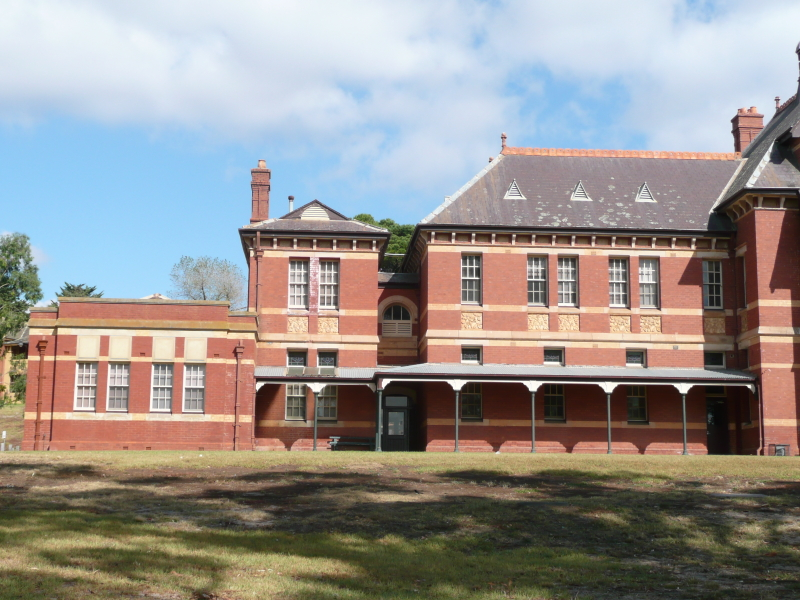
//> input picture images/left.jpg, 800 x 600 px
$ ./main   (built with g++ and OpenCV 4, older OpenCV classes emulated)
//> lines starting //> are read from the running program, lines starting //| are printed output that depends on the picture; after the words box and inside, x2 and y2 are one past the last pixel; in counts of white or black regions, pixels touching at a corner belong together
// g++ $(pkg-config --cflags --libs opencv) main.cpp -o Test

#include "opencv2/core/core.hpp"
#include "opencv2/features2d/features2d.hpp"
#include "opencv2/highgui/highgui.hpp"
#include "opencv2/nonfree/nonfree.hpp"
#include "opencv2/calib3d/calib3d.hpp"
#include "opencv2/imgproc/imgproc.hpp"

#include <iostream>
#include <stdio.h>
#include <vector>

using namespace std;
using namespace cv;

/* ----- DEFINES ----- BEGIN */
#define MIN_HESSIAN 800
/* ----- DEFINES ----- END */

void drawEpilines(Mat & img, vector< Vec3f> lines, vector< Point2f > points)
{
    for (std::vector<Vec3f>::const_iterator it = lines.begin(); it!=lines.end(); ++it)
    {
        cv::line(
            img,
            Point(0,-(*it)[2]/(*it)[1]),
            Point(img.cols,-((*it)[2]+(*it)[0]*img.cols)/(*it)[1]),
            Scalar(255,255,255)
        );
    }

    for (std::vector<Point2f>::const_iterator pt = points.begin(); pt!=points.end(); ++pt)
    {
        circle(img, *pt, 5, Scalar(255,0,0));
    }
}

int main( int argc, const char** argv )
{
    /* ----- AUTO CALIBRATION ----- BEGIN */
    Mat leftImage = imread("images/left.jpg"); // query
//> leftImage is the input picture: 600 rows x 800 cols, CV_8UC3; mean B, G, R 142.7, 146.1, 151
    Mat rightImage = imread("images/right.jpg"); // train
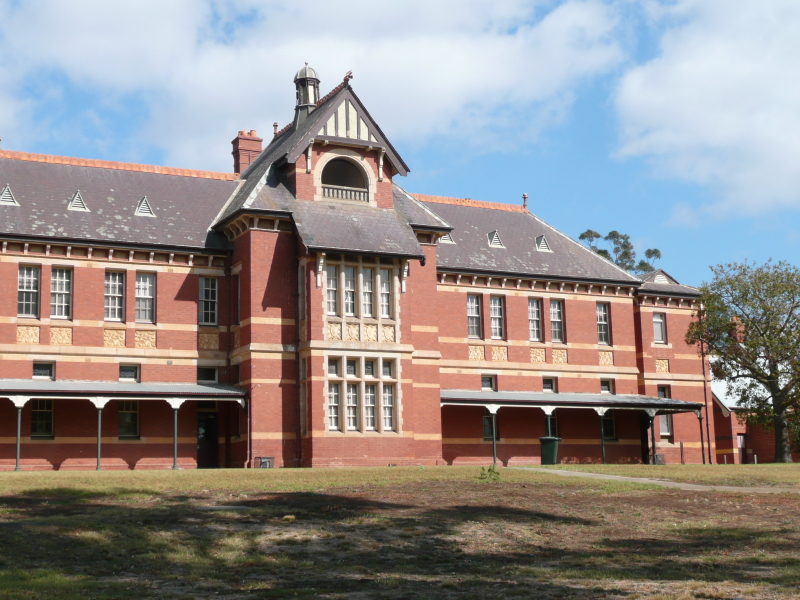
//> input picture images/right.jpg, 800 x 600 px
//> rightImage is the input picture: 600 rows x 800 cols, CV_8UC3; mean B, G, R 138.5, 139.8, 145.8

    // Keypoints
    SiftFeatureDetector detector(MIN_HESSIAN);
    std::vector< KeyPoint > kp_left, kp_right;
    detector.detect(leftImage, kp_left);
//> kp_left = 800 keypoints; strongest (x, y, size): (683, 388, 7.4), (533, 386, 7.6), (608, 387, 7.6), (749, 386, 2.8)
    detector.detect(rightImage, kp_right);
//> kp_right = 800 keypoints; strongest (x, y, size): (548, 410, 6.2), (100, 402, 7.9), (493, 408, 6.3), (19, 401, 8)

    // Descriptors
    SiftDescriptorExtractor extractor;
    Mat desc_left, desc_right;
    extractor.compute( leftImage, kp_left, desc_left );
    extractor.compute( rightImage, kp_right, desc_right );

    // FLANN matches
    FlannBasedMatcher matcher;
    std::vector< DMatch > matches;
    matcher.match( desc_left, desc_right, matches );
//> matches = 800 matches

    // Select good matches
    vector< DMatch > good_matches;
    vector< Point2f > left;
    vector< Point2f > right;
    double max_dist = 0; double min_dist = 100;
    DMatch current_match;

    for( int i = 0; i < desc_left.rows; i++ ) // Quick calculation of max and min distances between keypoints
    {
        double dist = matches[i].distance;
        if( dist < min_dist ) min_dist = dist;
        if( dist > max_dist ) max_dist = dist;
    }
//> this loop made 800 passes
//> (dist, max_dist) on passes 1, 43, 95, 281, 391, 423, 707: (376.1, 376.1), (390.8, 390.8), (409.7, 409.7), (415.1, 415.1), (417.9, 417.9), (446.1, 446.1), (451.8, 451.8)
//> (dist, min_dist) on passes 3, 4, 5, 17, 27, 57: (81.02, 81.02), (63.69, 63.69), (31.13, 31.13), (30.03, 30.03), (24.29, 24.29), (19, 19)
//> after the loop, min_dist = 16.88; max_dist = 451.8

    for( int i = 0; i < desc_left.rows; i++ )
    {
        if( matches[i].distance < 3*min_dist )
        {
            current_match = matches[i];
            good_matches.push_back( current_match );
            left.push_back( kp_left[ current_match.queryIdx ].pt );
            right.push_back( kp_right[ current_match.trainIdx ].pt );
        }
    }
//> after the loop, good_matches = 65 matches; left = 65 Points (x, y), first 12: [569.2, 449.5], [569.2, 449.5], [561.1, 258.4], [573.8, 300.3], [574, 259.2], [575, 298.4], [557.5, 363], [555.9, 224.6], [539.7, 382.9], [539.7, 382.9], [597, 385.6], [600.9, 384.1]; right = 65 Points (x, y), first 12: [56.26, 466.9], [56.26, 466.9], [55.15, 269], [67.08, 313], [68.9, 270.5], [68.42, 311], [47.38, 377.3], [50.95, 234], [106.7, 399.2], [106.7, 399.2], [87.92, 400.6], [91.98, 399.1]

    // Calculate fundamental matrix
    Mat F = findFundamentalMat(Mat(left),Mat(right),CV_FM_LMEDS);
//> F = [[9.17e-09, -4.94e-06, 0.00189], [5.02e-06, -1.86e-07, -0.00301], [-0.002, 0.000601, 1]]

    // Find epilines
    vector< Vec3f > lines_left, lines_right;
    computeCorrespondEpilines(right, 2, F, lines_left);
//> lines_left = 65 items, first 12: [0.82, 0.57, -723.9], [0.82, 0.57, -723.9], [-0.92, 0.39, 414.8], [-0.9, 0.44, 383.5], [-0.95, 0.31, 465.5], [-0.91, 0.42, 396], [-0.35, 0.94, -147.7], [-0.94, 0.35, 443.8], [0.88, -0.47, -361.8], [0.88, -0.47, -361.8], [0.09, 1, -435.9], [0, 1, -387]
    drawEpilines(leftImage, lines_left, left);
//> the loop in drawEpilines, `for (std::vector<Vec3f>::const_iterator it = lines.begin(); it!=lines...` made 65 passes
//> after the loop in drawEpilines, `for (std::vector<Vec3f>::const_iterator it = lines.begin(); it!=lines...`:
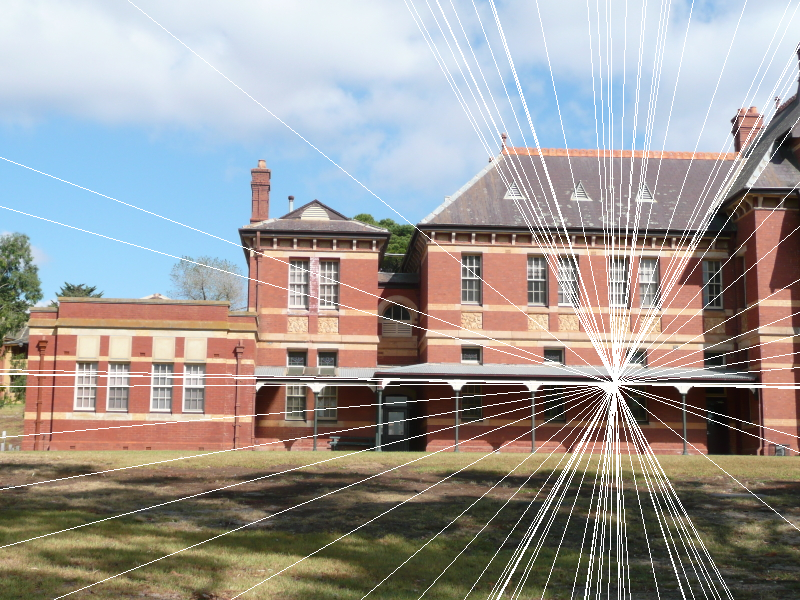
//> img: 600 rows x 800 cols, CV_8UC3; 5.22% of pixels changed, all inside (x1, y1, x2, y2) = (0, 0, 800, 600)
//> the loop in drawEpilines, `for (std::vector<Point2f>::const_iterator pt = points.begin(); pt!=poi..` made 65 passes
//> after the loop in drawEpilines, `for (std::vector<Point2f>::const_iterator pt = points.begin(); pt!=poi..`:
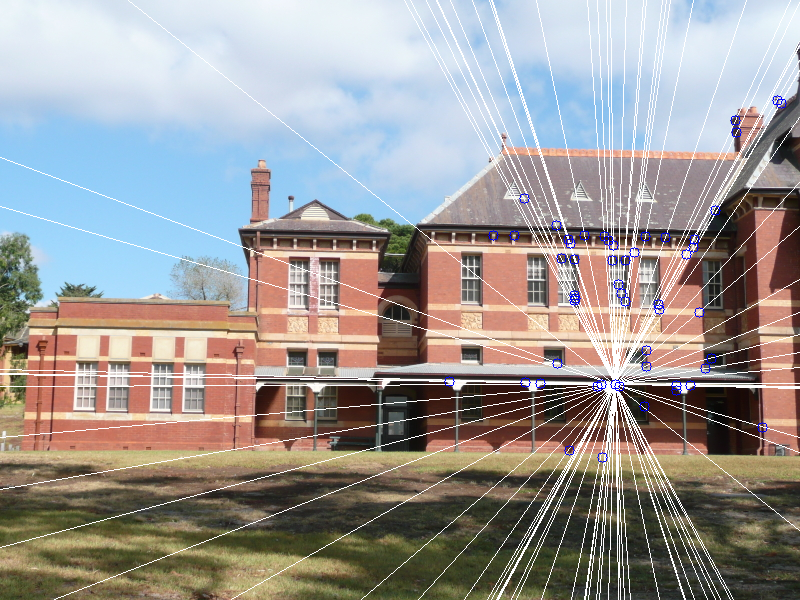
//> img: 600 rows x 800 cols, CV_8UC3; 0.3% of pixels changed, all inside (x1, y1, x2, y2) = (444, 95, 787, 463)
    computeCorrespondEpilines(left, 1, F, lines_right);
//> lines_right = 65 items, first 12: [-0.8, -0.6, 323.1], [-0.8, -0.6, 323.1], [0.93, -0.37, 47.73], [0.91, -0.42, 69.75], [0.96, -0.28, 10.24], [0.92, -0.4, 60.89], [0.34, -0.94, 338.3], [0.95, -0.32, 26.31], [0.01, -1, 397.7], [0.01, -1, 397.7], [-0.09, -1, 406.8], [-0.01, -1, 399.7]
    drawEpilines(rightImage, lines_right, right);
//> the loop in drawEpilines (call 2), `for (std::vector<Vec3f>::const_iterator it = lines.begin(); it!=lines...` made 65 passes
//> after the loop in drawEpilines (call 2), `for (std::vector<Vec3f>::const_iterator it = lines.begin(); it!=lines...`:
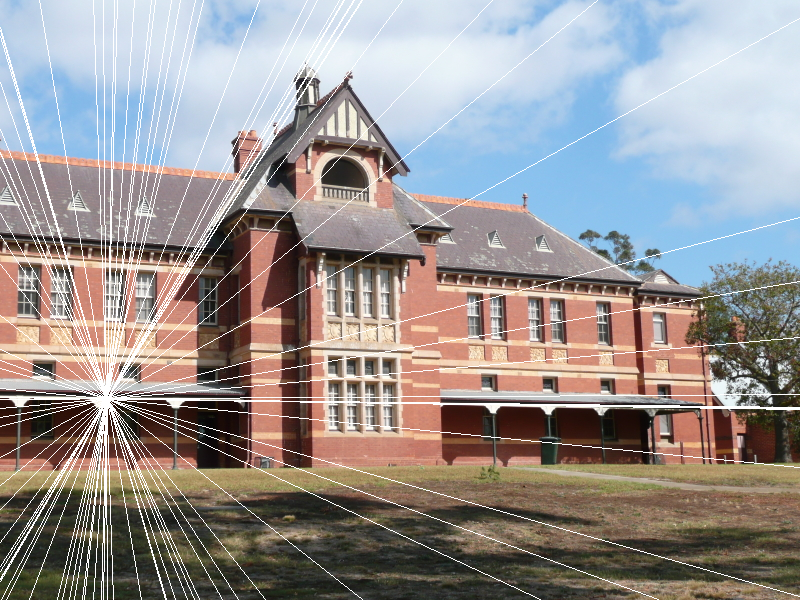
//> img: 600 rows x 800 cols, CV_8UC3; 5.3% of pixels changed, all inside (x1, y1, x2, y2) = (0, 0, 800, 600)
//> the loop in drawEpilines (call 2), `for (std::vector<Point2f>::const_iterator pt = points.begin(); pt!=poi..` made 65 passes
//> after the loop in drawEpilines (call 2), `for (std::vector<Point2f>::const_iterator pt = points.begin(); pt!=poi..`:
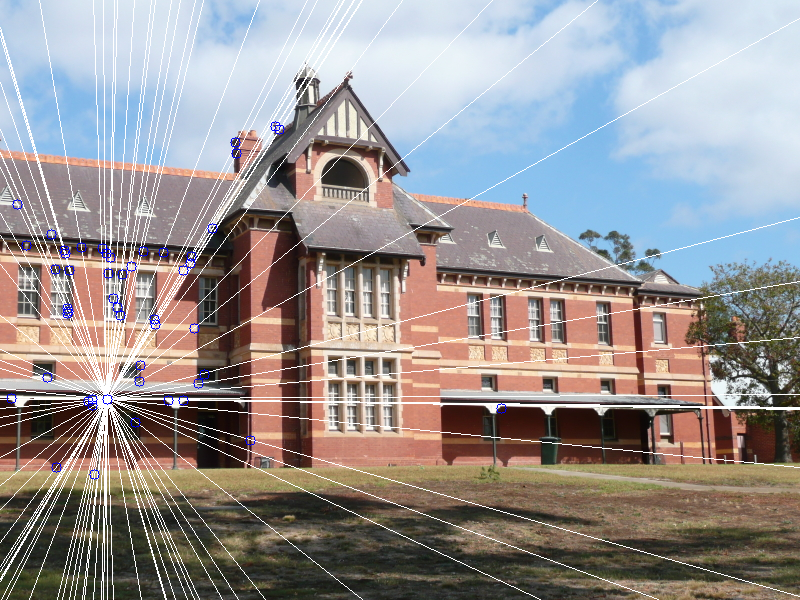
//> img: 600 rows x 800 cols, CV_8UC3; 0.28% of pixels changed, all inside (x1, y1, x2, y2) = (6, 121, 507, 480)

    imshow("left", leftImage);
    imshow("right", rightImage);
    waitKey(0);

    return 0;
}
